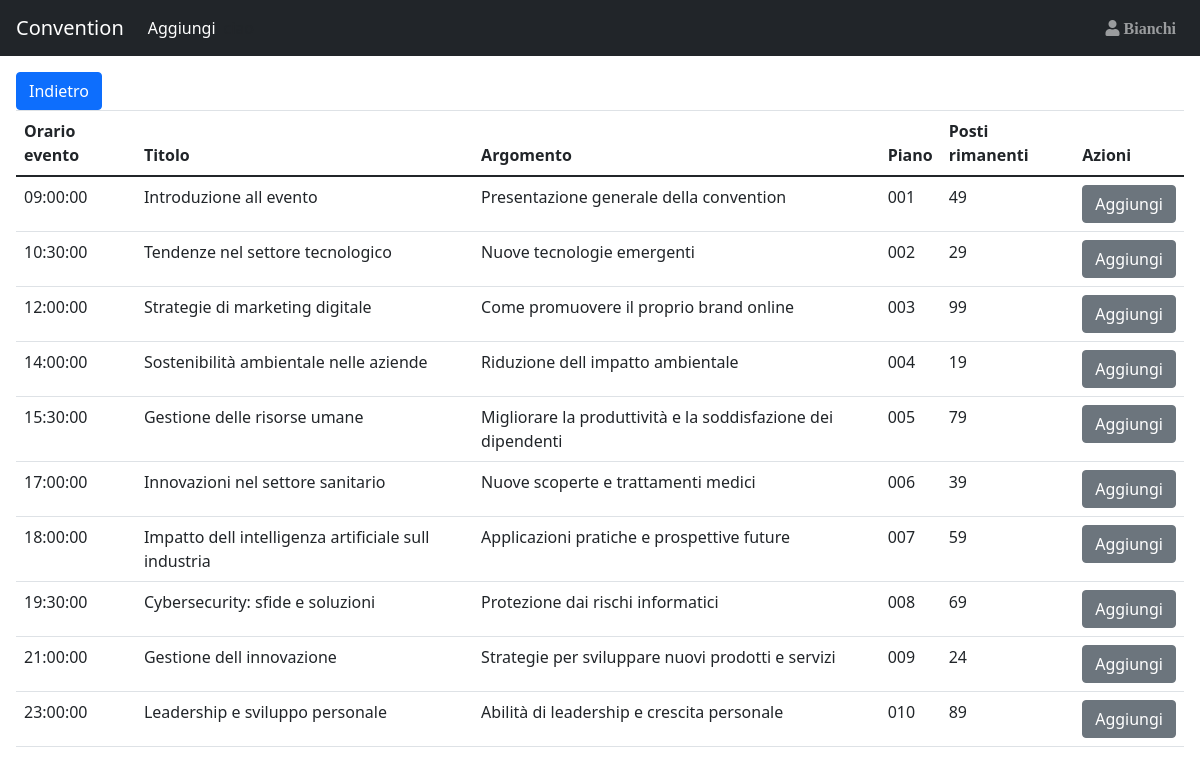
/Sito_convention/AggiungiSpeech.php (signed in), run on the app's committed database.
### tables this page shows
CREATE TABLE IF NOT EXISTS Partecipante(
    IDPart INT(3) NOT NULL AUTO_INCREMENT,
    NomePart VARCHAR(20) NULL,
    CognomePart VARCHAR(20) NULL,
    TipologiaPart VARCHAR(20) NULL,
    PRIMARY KEY(IDPart)
);

CREATE TABLE IF NOT EXISTS Speech(
    IDSpeech INT(3) NOT NULL AUTO_INCREMENT,
    Titolo VARCHAR(100) NULL,
    Argomento VARCHAR(100) NULL,
    PRIMARY KEY(IDSpeech)
);

CREATE TABLE IF NOT EXISTS Piano(
    Numero CHAR(3) NOT NULL,
    PRIMARY KEY(Numero)
);

### Sito_convention/utilitis.php (called while the page is built, shortened)
<?php
    function Controllo_Utente(){
        if (Database::connect()){
            $queryTab= "SELECT Mail FROM User WHERE id_user = ?";
            $parametri=["i",$_SESSION['idUser']];
            if($risultatoUser=Database::executeQuery($queryTab,$parametri,true)){
                if (($risultatoUser->num_rows) == 1){
                    return true;
                }
                else{
                    header("Location: ./destroyer_session.php?call=noexistsnomore");
                    exit;
                }
            }else{
                header("Location: ./destroyer_session.php?call=error internal");
                exit;
            }
        }
    }
    function isArel(){
        if(isset($_SESSION["RelAnche"])){
            return true;
        }else{
            return false;
        }
    }
    function isPart(){
        if(isset($_SESSION["idPart"])){
            return true;
        }else{
            return false;
        }
    }
    function is_NOTAnonymus() {
        if(isArel() || isPart()){
            return true;
        }
        else{
            return false;
        }
    };
?>

### Sito_convention/Database.php (called while the page is built, shortened)
<?php
    class Database {
        private static $host = "localhost";
        private static $username = "root";
        private static $password = "";
        private static $database = "Convention";
        private static $connection;
        public static function connect() {
            self::$connection = new mysqli(self::$host, self::$username, self::$password, self::$database);
            return true;
        }
        public static function executeQueryNormal($query) {
            $result = self::$connection->query($query);
            return $result;
        }
        public static function executeQuery($query,$parametri,$flag) {
            $stmt = self::$connection->prepare($query);
		    $stmt->bind_param(...$parametri);
            $result2=$stmt->execute();
            $result = $stmt->get_result();
            if ($flag){
                return $result;
            }else{
                return $result2;
            }
        }
    }
?>

### Sito_convention/AggiungiSpeech.php (the view, shortened to what this page needs)
<!DOCTYPE html>
<html lang="en">
<head>
</head>
<body>
    <?php
            include "Database.php";
            include "utilitis.php";
            $where="Aggiungi";
            include_once("navbar.php");
    ?>
    <div class="container-fluid p-3">
        <?php
                echo "<a href='index.php'><button class='btn btn-primary'>Indietro</button></a>";
                if(Controllo_Utente()){
                    if (Database::connect()){
                        $queryTab= "SELECT DISTINCT FasciaOraria,Titolo,Argomento,IDSpeech,NpostiSala,Numero,PostiRimasti FROM Sceglie,Programma,Speech,Sala,Piano,PostiRimastiPerFasciaOraria WHERE Sceglie.IDProgramma_fk = Programma.IDProgramma AND Speech.IDSpeech = Programma.IDSpeech_fk AND Programma.NomeSala_fk = Sala.NomeSala AND Sala.Numero_fk = Piano.Numero AND Sala.NomeSala = PostiRimastiPerFasciaOraria.NomeSalaView";
                        if($risultatoSpeech=Database::executeQueryNormal($queryTab)){
                            if (!($risultatoSpeech->num_rows) == 0){
                                $htmlmio=<<<XYZ
                                <table class='table'>
                                    <thead>
                                        <tr>
                                            <th>Orario evento</th>
                                            <th>Titolo</th>
                                            <th>Argomento</th>
                                            <th>Piano</th>
                                            <th>Posti rimanenti</th>
                                            <th>Azioni</th>
                                        </tr>
                                    </thead>
                                    <tbody>
                                XYZ;
                                echo $htmlmio;
                                while($Risposta_speech=mysqli_fetch_array($risultatoSpeech)) {
                                    echo "<tr>";
                                        echo "<td>" . $Risposta_speech["FasciaOraria"] . "</td>";
                                        echo "<td>" . $Risposta_speech["Titolo"] . "</td>";
                                        echo "<td>" . $Risposta_speech["Argomento"] . "</td>";
                                        echo "<td>" . $Risposta_speech["Numero"] . "</td>";
                                        echo "<td>" .$Risposta_speech["PostiRimasti"]. "</td>";
                                        if ($Risposta_speech["PostiRimasti"] > 0){
                                            echo "<td><form action='Aggiungi.php' method='POST'><input type='hidden' name='IdPart' value=".$_SESSION['idPart']." /><input type='hidden' name='QualeSpeech' value=".$Risposta_speech["IDSpeech"]." /><button type='submit' class='btn btn-secondary'>Aggiungi</button></form></td>";
                                        }else{
                                            echo "<td><button type='submit' class='btn btn-secondary' disabled>Aggiungi</button></td>";
                                        }
                                    echo "<tr>";
                                }
                            }
                            else{
                                echo "Non esiste nessuno speech in giornata";
                            }
                        }
                    }
                }
                else{
                    header("Location: ./destroyer_session.php");
                    exit;
                }
        ?>
    </div>
</body>
</html>

### Sito_convention/navbar.php (shortened to what this page needs)
<nav class="navbar navbar-expand-md bg-dark navbar-dark sticky-top">
    <a class="navbar-brand" href="index.php">Convention</a>
    <div id="navb" class="navbar-collapse collapse hide">
        <ul class="navbar-nav">
        <li class="nav-item active">
            <a class="nav-link" href="index.php"><?php echo $where; ?></a>
        </li>
        </ul>
        <?php
            include_once("dependences.php");
            if(is_NOTAnonymus()){
                if (Database::connect()){
                    $queryTab= "SELECT NomePart,CognomePart FROM Partecipante WHERE IDPart = ?";
                    $parametri=["i",$_SESSION['idPart']];
                    if($risultatoUser=Database::executeQuery($queryTab,$parametri,true)){
                        if (($risultatoUser->num_rows) == 1){
                            $Risposta_user=$risultatoUser->fetch_assoc();
                            $htmlmio = <<<XYZ
                            <ul class="nav navbar-nav ml-auto dropleft">
                                <div class="dropdown">
                                <div class="dropdown-menu" aria-labelledby="dropdownMenuButton">
                                <a class="dropdown-item" href="#">Info Account</a>
                                <a class="dropdown-item" href="destroyer_session.php"><span class="fas fa-sign-in-alt"></span> Logout</a>
                                </div>
                            </div>
                                <a type="button" id="dropdownMenuButton" data-toggle="dropdown" aria-haspopup="true" aria-expanded="false" class="nav-link" href="#"><span class="fas fa-user"> {$Risposta_user['CognomePart']} </span></a>
                                </div>
                            </li>
                            </ul>
                            XYZ;
                            echo $htmlmio;
                        }
                        else{
                            header("Location: ./destroyer_session.php?call=controllo utente 2 header");
                            exit;
                        }
                    }
                }
            }
        ?>
</nav>

### data on the page
partecipante: CognomePart "Bianchi"
speech: FasciaOraria "09:00:00", Titolo "Introduzione all evento", Argomento "Presentazione generale della convention", piano.Numero "001", PostiRimasti "49"
speech: FasciaOraria "10:30:00", Titolo "Tendenze nel settore tecnologico", Argomento "Nuove tecnologie emergenti", piano.Numero "002", PostiRimasti "29"
speech: FasciaOraria "12:00:00", Titolo "Strategie di marketing digitale", Argomento "Come promuovere il proprio brand online", piano.Numero "003", PostiRimasti "99"
speech: FasciaOraria "14:00:00", Titolo "Sostenibilità ambientale nelle aziende", Argomento "Riduzione dell impatto ambientale", piano.Numero "004", PostiRimasti "19"
speech: FasciaOraria "15:30:00", Titolo "Gestione delle risorse umane", Argomento "Migliorare la produttività e la soddisfazione dei dipendenti", piano.Numero "005", PostiRimasti "79"
speech: FasciaOraria "17:00:00", Titolo "Innovazioni nel settore sanitario", Argomento "Nuove scoperte e trattamenti medici", piano.Numero "006", PostiRimasti "39"
speech: FasciaOraria "18:00:00", Titolo "Impatto dell intelligenza artificiale sull industria", Argomento "Applicazioni pratiche e prospettive future", piano.Numero "007", PostiRimasti "59"
speech: FasciaOraria "19:30:00", Titolo "Cybersecurity: sfide e soluzioni", Argomento "Protezione dai rischi informatici", piano.Numero "008", PostiRimasti "69"
speech: FasciaOraria "21:00:00", Titolo "Gestione dell innovazione", Argomento "Strategie per sviluppare nuovi prodotti e servizi", piano.Numero "009", PostiRimasti "24"
speech: FasciaOraria "23:00:00", Titolo "Leadership e sviluppo personale", Argomento "Abilità di leadership e crescita personale", piano.Numero "010", PostiRimasti "89"

### other printed values
$where "Aggiungi"
